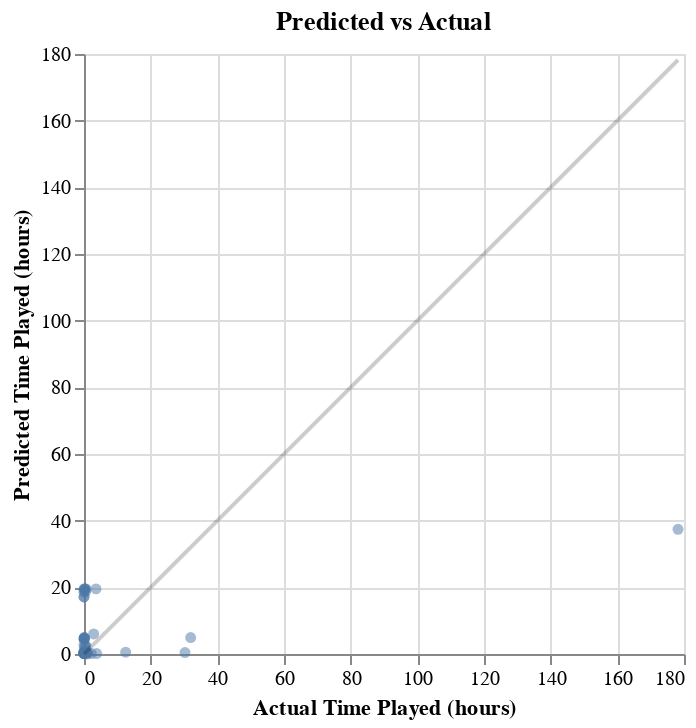

Here is the notebook cell this chart was saved with:
### Code cell
#Predicted vs Actual Plot
predicted_vs_actual = pd.DataFrame({
    "actual": y_test,
    "predicted": y_pred
})

predicted_vs_actual_chart=alt.Chart(predicted_vs_actual).mark_circle(opacity=0.5).encode(
    x=alt.X("actual",title='Actual Time Played (hours)'),
    y=alt.Y("predicted", title="Predicted Time Played (hours)")
).properties(
    title="Predicted vs Actual",
    width=300,
    height=300
)
line=alt.Chart(predicted_vs_actual).mark_line(color="black", opacity=.2).encode(
    x="actual",
    y="actual"   #y = x
)
predicted_vs_actual_chart+line

### Figure 1 — Vega-Lite specification as saved in the notebook (floating-point values rounded to 4 significant figures)
{"config": {"view": {"continuousWidth": 300, "continuousHeight": 300}}, "layer": [{"mark": {"type": "circle", "opacity": 0.5}, "encoding": {"x": {"field": "actual", "title": "Actual Time Played (hours)", "type": "quantitative"}, "y": {"field": "predicted", "title": "Predicted Time Played (hours)", "type": "quantitative"}}, "title": "Predicted vs Actual"}, {"mark": {"type": "line", "color": "black", "opacity": 0.2}, "encoding": {"x": {"field": "actual", "type": "quantitative"}, "y": {"field": "actual", "type": "quantitative"}}}], "data": {"name": "data-4675cff9601115c788f089278a1fb766"}, "height": 300, "width": 300, "$schema": "https://vega.github.io/schema/vega-lite/v5.20.1.json", "datasets": {"data-4675cff9601115c788f089278a1fb766": [{"actual": 0.0, "predicted": 0.2583}, {"actual": 0.0, "predicted": 0.5917}, {"actual": 2.2, "predicted": 0.125}, {"actual": 0.0, "predicted": 4.592}, {"actual": 0.0, "predicted": 18.53}, {"actual": 0.1, "predicted": 4.942}, {"actual": 32.0, "predicted": 4.933}, {"actual": 0.6, "predicted": 0.5}, {"actual": 1.0, "predicted": 0.025}, {"actual": 3.8, "predicted": 0.1333}, {"actual": 0.0, "predicted": 0.3667}, {"actual": 0.0, "predicted": 0.6667}, {"actual": 0.6, "predicted": 19.52}, {"actual": 3.6, "predicted": 19.53}, {"actual": 1.0, "predicted": 0.3667}, {"actual": 30.3, "predicted": 0.4333}, {"actual": 0.0, "predicted": 17.11}, {"actual": 0.0, "predicted": 0.3667}, {"actual": 0.4, "predicted": 2.383}, {"actual": 0.1, "predicted": 4.942}, {"actual": 0.6, "predicted": 2.467}, {"actual": 0.0, "predicted": 4.592}, {"actual": 0.3, "predicted": 19.53}, {"actual": 0.0, "predicted": 17.11}, {"actual": 0.2, "predicted": 19.53}, {"actual": 0.0, "predicted": 0.3917}, {"actual": 0.0, "predicted": 19.53}, {"actual": 12.5, "predicted": 0.55}, {"actual": 0.1, "predicted": 0.125}, {"actual": 0.1, "predicted": 4.592}, {"actual": 0.0, "predicted": 0.1333}, {"actual": 2.9, "predicted": 6.025}, {"actual": 0.0, "predicted": 2.783}, {"actual": 0.0, "predicted": 0.4417}, {"actual": 0.1, "predicted": 0.5667}, {"actual": 0.0, "predicted": 0.1917}, {"actual": 0.0, "predicted": 0.4833}, {"actual": 0.3, "predicted": 0.8667}, {"actual": 0.0, "predicted": 0.325}, {"actual": 0.5, "predicted": 18.69}, {"actual": 0.1, "predicted": 0.1333}, {"actual": 0.0, "predicted": 0.125}, {"actual": 0.1, "predicted": 4.592}, {"actual": 1.0, "predicted": 0.3667}, {"actual": 178.2, "predicted": 37.41}, {"actual": 0.1, "predicted": 1.975}, {"actual": 0.1, "predicted": 19.07}, {"actual": 0.1, "predicted": 0.4333}, {"actual": 0.1, "predicted": 0.1333}]}}
